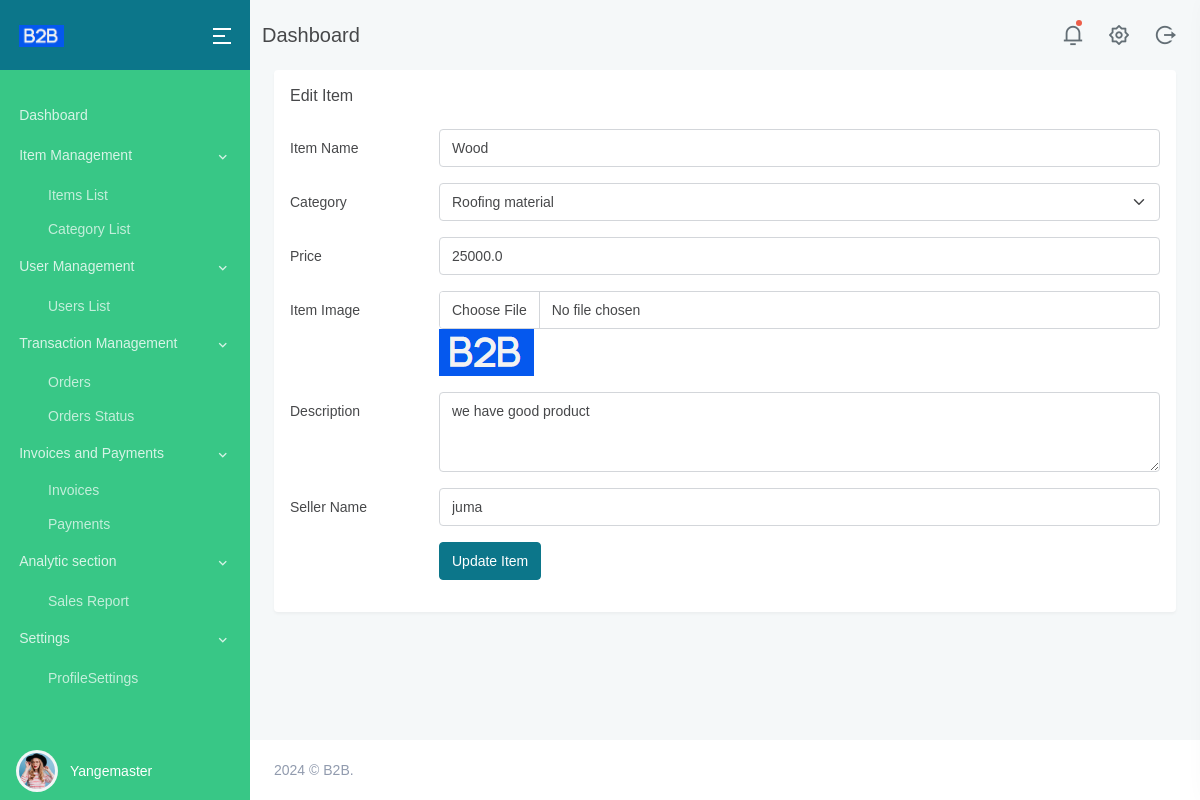
/edit/3/ (signed in), run on an earlier commit of the app's database.
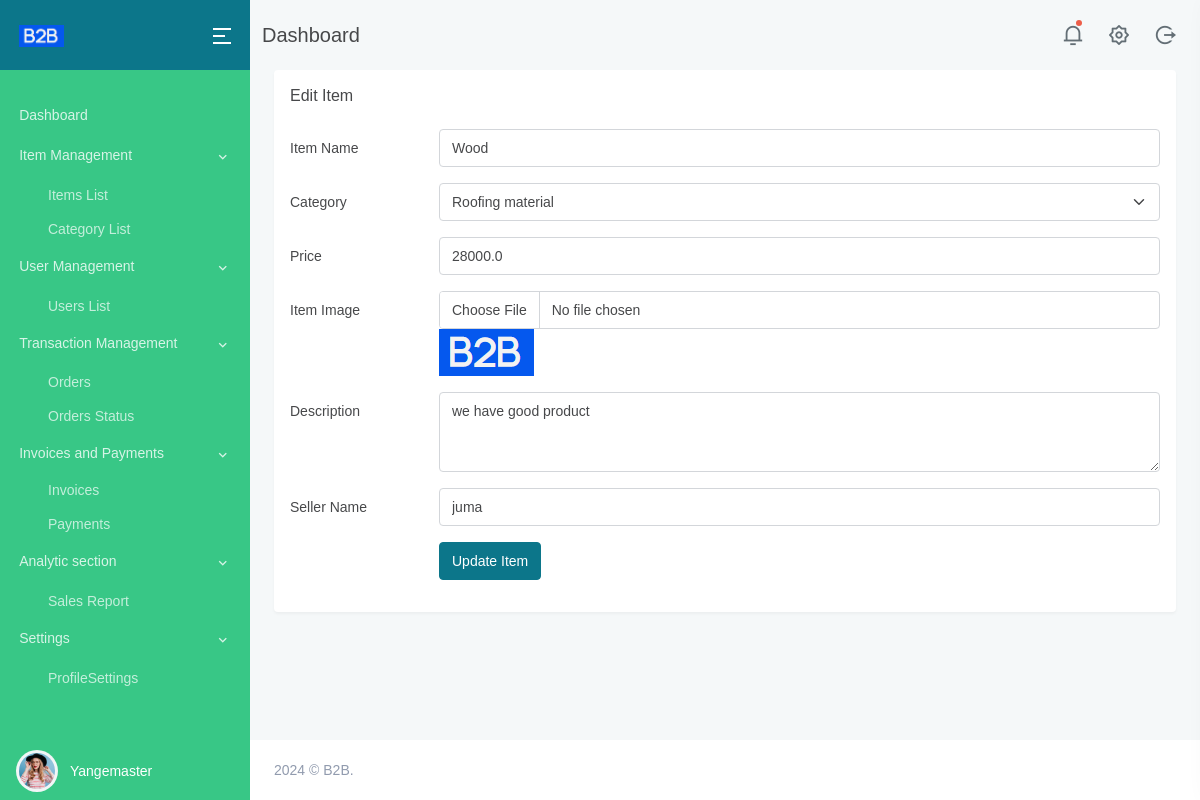
And on a later commit of the database.
### main/models.py (models this page shows, shortened)
class Item(models.Model):
    item_name = models.CharField(max_length=100)
    category = models.ForeignKey(Category, on_delete=models.CASCADE)
    price = models.FloatField()
    item_image = models.ImageField(upload_to='items_images/')
    description = models.TextField()
    seller_name = models.CharField(max_length=100, default="john")

class Category(models.Model):
    category = models.CharField(max_length=30)

### main/views.py (the view)
# urls.py: path('edit/<int:item_id>/', views.edit_item, name='edit_item'),
@login_required
def edit_item(request, item_id):
    item = get_object_or_404(Item, pk=item_id)
    categories = Category.objects.all()  # Fetch all categories
    context = {
        'item': item,
        'categories': categories,
    }
    return render(request, 'edit_item.html', context)

### templates/edit_item.html (shortened to what the changed rows need)
{% extends "base.html" %}
{% load static %}
{% block content %}
<div class="main-content">
    <div class="page-content">
        <div class="container-fluid">
            <div class="row">
                <div class="col-lg-12">
                    <div class="card">
                        <div class="card-body">
                            <form method="post" enctype="multipart/form-data" action="{% url 'edit_item_save' item.id %}">
                                <div class="mb-3 row">
                                    <div class="col-sm-10">
                                        <input type="text" class="form-control" id="item_name" name="item_name" value="{{ item.item_name }}" placeholder="Enter item name">
                                    </div>
                                </div>
                                <div class="mb-3 row">
                                    <div class="col-sm-10">
                                        <select class="form-select" id="category" name="category">
                                            {% for category in categories %}
                                                <option value="{{ category.id }}" {% if category.id == item.category.id %}selected{% endif %}>{{ category.category }}</option>
                                            {% endfor %}
                                        </select>
                                    </div>
                                </div>
                                <div class="mb-3 row">
                                    <div class="col-sm-10">
                                        <input type="number" step="0.01" class="form-control" id="price" name="price" value="{{ item.price }}" placeholder="Enter price">
                                    </div>
                                </div>
                                <div class="mb-3 row">
                                    <div class="col-sm-10">
                                        <input type="file" class="form-control" id="item_image" name="item_image">
                                        <img src="{{ item.item_image.url }}" alt="{{ item.item_name }}" style="max-width: 100px; max-height: 100px;">
                                    </div>
                                </div>
                                <div class="mb-3 row">
                                    <div class="col-sm-10">
                                        <textarea class="form-control" id="description" name="description" rows="3" placeholder="Enter description">{{ item.description }}</textarea>
                                    </div>
                                </div>
                                <div class="mb-3 row">
                                    <div class="col-sm-10">
                                        <input type="text" class="form-control" id="seller_name" name="seller_name" value="{{ item.seller_name }}" placeholder="Enter seller name">
                                    </div>
                                </div>
                            </form>
                        </div>
                    </div>
                </div>
            </div>
        </div>
    </div>
</div>
{% endblock %}

What changed in the data, as far as the page shows it:
changed Item "Wood": price "25000.0" → "28000.0"
